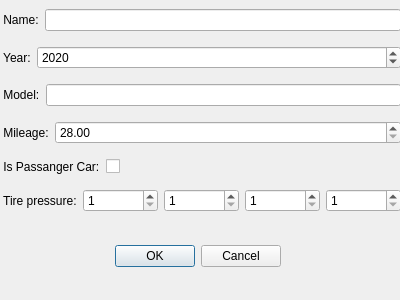
<?xml version="1.0" encoding="UTF-8"?>
<ui version="4.0">
 <class>UserInputDialog</class>
 <widget class="QDialog" name="UserInputDialog">
  <property name="geometry">
   <rect>
    <x>0</x>
    <y>0</y>
    <width>400</width>
    <height>300</height>
   </rect>
  </property>
  <property name="windowTitle">
   <string>Input Dialog</string>
  </property>
  <widget class="QDialogButtonBox" name="buttonBox">
   <property name="geometry">
    <rect>
     <x>-60</x>
     <y>240</y>
     <width>341</width>
     <height>32</height>
    </rect>
   </property>
   <property name="orientation">
    <enum>Qt::Horizontal</enum>
   </property>
   <property name="standardButtons">
    <set>QDialogButtonBox::Cancel|QDialogButtonBox::Ok</set>
   </property>
  </widget>
  <widget class="QWidget" name="layoutWidget">
   <property name="geometry">
    <rect>
     <x>0</x>
     <y>0</y>
     <width>401</width>
     <height>221</height>
    </rect>
   </property>
   <layout class="QVBoxLayout" name="verticalLayout">
    <item>
     <layout class="QHBoxLayout" name="horizontalLayout">
      <item>
       <widget class="QLabel" name="label">
        <property name="text">
         <string> Name:</string>
        </property>
       </widget>
      </item>
      <item>
       <widget class="QLineEdit" name="lineEdit">
        <property name="maxLength">
         <number>15</number>
        </property>
       </widget>
      </item>
     </layout>
    </item>
    <item>
     <layout class="QHBoxLayout" name="horizontalLayout_2">
      <item>
       <widget class="QLabel" name="label_2">
        <property name="sizePolicy">
         <sizepolicy hsizetype="Minimum" vsizetype="Preferred">
          <horstretch>0</horstretch>
          <verstretch>0</verstretch>
         </sizepolicy>
        </property>
        <property name="text">
         <string> Year:</string>
        </property>
       </widget>
      </item>
      <item>
       <widget class="QSpinBox" name="spinBox">
        <property name="sizePolicy">
         <sizepolicy hsizetype="Expanding" vsizetype="Fixed">
          <horstretch>0</horstretch>
          <verstretch>0</verstretch>
         </sizepolicy>
        </property>
        <property name="minimum">
         <number>1900</number>
        </property>
        <property name="maximum">
         <number>2025</number>
        </property>
        <property name="value">
         <number>2020</number>
        </property>
       </widget>
      </item>
     </layout>
    </item>
    <item>
     <layout class="QHBoxLayout" name="horizontalLayout_3">
      <item>
       <widget class="QLabel" name="label_3">
        <property name="text">
         <string> Model:</string>
        </property>
       </widget>
      </item>
      <item>
       <widget class="QLineEdit" name="lineEdit_2">
        <property name="maxLength">
         <number>1</number>
        </property>
       </widget>
      </item>
     </layout>
    </item>
    <item>
     <layout class="QHBoxLayout" name="horizontalLayout_4">
      <item>
       <widget class="QLabel" name="label_4">
        <property name="sizePolicy">
         <sizepolicy hsizetype="Minimum" vsizetype="Preferred">
          <horstretch>0</horstretch>
          <verstretch>0</verstretch>
         </sizepolicy>
        </property>
        <property name="text">
         <string> Mileage:</string>
        </property>
       </widget>
      </item>
      <item>
       <widget class="QDoubleSpinBox" name="doubleSpinBox">
        <property name="sizePolicy">
         <sizepolicy hsizetype="Expanding" vsizetype="Fixed">
          <horstretch>0</horstretch>
          <verstretch>0</verstretch>
         </sizepolicy>
        </property>
        <property name="minimum">
         <double>28.000000000000000</double>
        </property>
        <property name="maximum">
         <double>500000.000000000000000</double>
        </property>
        <property name="singleStep">
         <double>500.000000000000000</double>
        </property>
       </widget>
      </item>
     </layout>
    </item>
    <item>
     <layout class="QHBoxLayout" name="horizontalLayout_5">
      <item>
       <widget class="QLabel" name="label_5">
        <property name="sizePolicy">
         <sizepolicy hsizetype="Minimum" vsizetype="Preferred">
          <horstretch>0</horstretch>
          <verstretch>0</verstretch>
         </sizepolicy>
        </property>
        <property name="text">
         <string> Is Passanger Car:</string>
        </property>
       </widget>
      </item>
      <item>
       <widget class="QCheckBox" name="checkBox">
        <property name="sizePolicy">
         <sizepolicy hsizetype="Expanding" vsizetype="Fixed">
          <horstretch>0</horstretch>
          <verstretch>0</verstretch>
         </sizepolicy>
        </property>
        <property name="text">
         <string/>
        </property>
       </widget>
      </item>
     </layout>
    </item>
    <item>
     <layout class="QHBoxLayout" name="horizontalLayout_6">
      <item>
       <widget class="QLabel" name="label_6">
        <property name="text">
         <string> Tire pressure:</string>
        </property>
       </widget>
      </item>
      <item>
       <widget class="QSpinBox" name="spinBox_2">
        <property name="minimum">
         <number>1</number>
        </property>
        <property name="maximum">
         <number>3</number>
        </property>
        <property name="value">
         <number>1</number>
        </property>
       </widget>
      </item>
      <item>
       <widget class="QSpinBox" name="spinBox_3">
        <property name="minimum">
         <number>1</number>
        </property>
        <property name="maximum">
         <number>3</number>
        </property>
        <property name="value">
         <number>1</number>
        </property>
       </widget>
      </item>
      <item>
       <widget class="QSpinBox" name="spinBox_4">
        <property name="minimum">
         <number>1</number>
        </property>
        <property name="maximum">
         <number>3</number>
        </property>
        <property name="value">
         <number>1</number>
        </property>
       </widget>
      </item>
      <item>
       <widget class="QSpinBox" name="spinBox_5">
        <property name="minimum">
         <number>1</number>
        </property>
        <property name="maximum">
         <number>3</number>
        </property>
        <property name="value">
         <number>1</number>
        </property>
       </widget>
      </item>
     </layout>
    </item>
   </layout>
  </widget>
 </widget>
 <resources/>
 <connections>
  <connection>
   <sender>buttonBox</sender>
   <signal>accepted()</signal>
   <receiver>UserInputDialog</receiver>
   <slot>accept()</slot>
   <hints>
    <hint type="sourcelabel">
     <x>248</x>
     <y>254</y>
    </hint>
    <hint type="destinationlabel">
     <x>157</x>
     <y>274</y>
    </hint>
   </hints>
  </connection>
  <connection>
   <sender>buttonBox</sender>
   <signal>rejected()</signal>
   <receiver>UserInputDialog</receiver>
   <slot>reject()</slot>
   <hints>
    <hint type="sourcelabel">
     <x>316</x>
     <y>260</y>
    </hint>
    <hint type="destinationlabel">
     <x>286</x>
     <y>274</y>
    </hint>
   </hints>
  </connection>
 </connections>
</ui>
